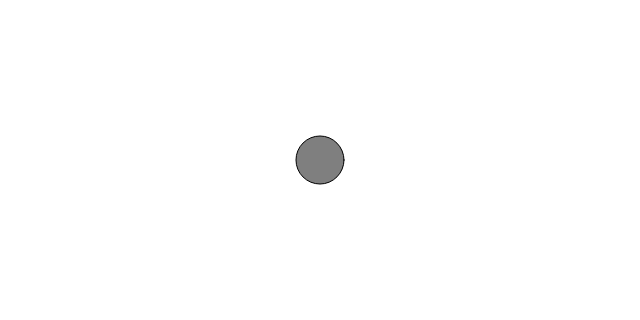
Frame 1 (no input)
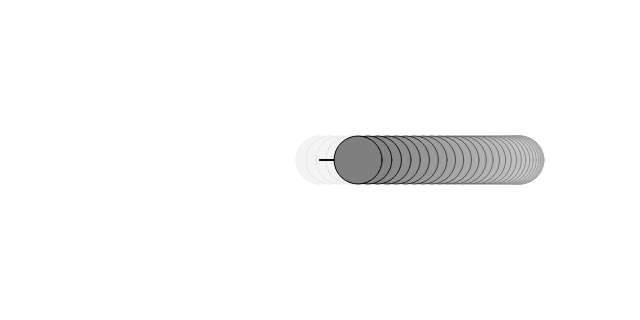
Frame 60 (no input)
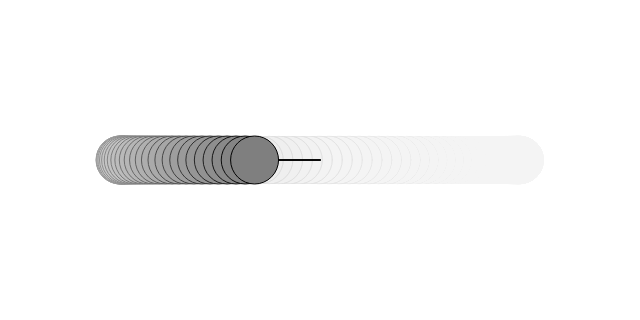
Frame 120 (the mouse pressed at the canvas centre since frame 60)

The p5.js sketch that drew these frames (run headless with seeded random() and noise() and a simulated clock; from frame 60 on, the mouse is pressed at the canvas centre):

// p5.js sketch
// ── sketch.js
let angle = 0.0;
let angleVelocity = 0.05;
let amplitude = 200;

function setup() {
    createCanvas(640, 320);
}

function draw() {
    background(255, 10);

    let x = amplitude * sin(angle);
    stroke(0);
    fill(127);
    translate(width / 2, height / 2);
    line(0, 0, x, 0);
    circle(x, 0, 48);

    angle += angleVelocity;
}
